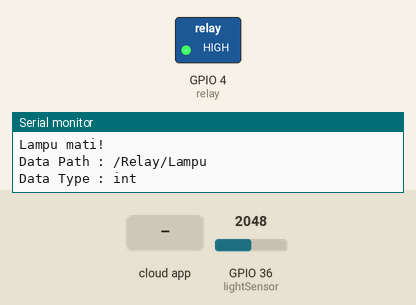
This sketch was run on a simulated ESP32. Shown: switched loads named in the sketch (green lamp = pin HIGH), the last lines printed to the serial monitor. Inputs (shaded band) come from the test bench; at power-on: GPIO 36 (lightSensor) = 2048. WiFi joins after 1.5 s; servers stay silent unless stated; the Firebase database answers and starts empty.

Above: at 2.7 s.
2.8 s: the phone or cloud app sets setByIntensitasCahaya to 1
At 5.1 s:
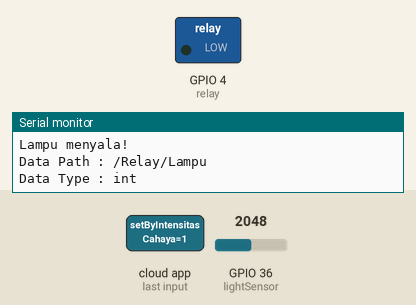
6.6 s: GPIO 36 (lightSensor) set to 1956
At 8.5 s:
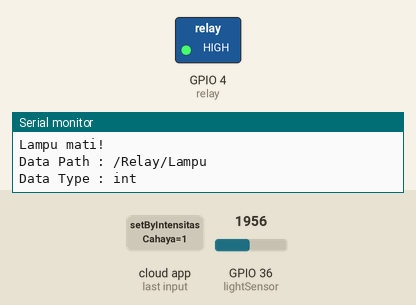
9.0 s: GPIO 36 (lightSensor) set to 2040
At 12.0 s:
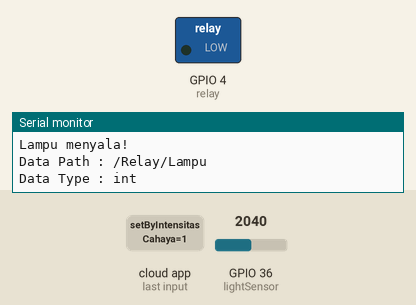
Timing chart, 0 to 13.5 s (numbered marks = the images above; inputs shaded):
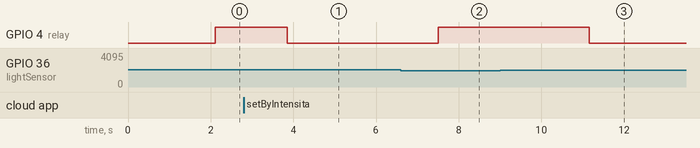

The sketch:

ESP32_Firebase_GitHub.ino
```cpp
// (licence header left out)
/** This example will show how to authenticate using
 * the legacy token or database secret with the new APIs (using config and auth data).
*/
#if defined(ESP32)
#include <WiFi.h>
#include <FirebaseESP32.h>
#elif defined(ESP8266)
#include <ESP8266WiFi.h>
#include <FirebaseESP8266.h>
#endif

#define lightSensor 36

#define relay 4

int kondisiLampu;


//Provide the RTDB payload printing info and other helper functions.
#include <addons/RTDBHelper.h>

/* 1. Define the WiFi credentials */
#define WIFI_SSID "rahasia"
#define WIFI_PASSWORD "rahasia"

/* 2. If work with RTDB, define the RTDB URL and database secret */
#define DATABASE_URL "sayahapusya" //<databaseName>.firebaseio.com or <databaseName>.<region>.firebasedatabase.app
#define DATABASE_SECRET "rahasia"

/* 3. Define the Firebase Data object */
FirebaseData fbdo;

/* 4, Define the FirebaseAuth data for authentication data */
FirebaseAuth auth;

/* Define the FirebaseConfig data for config data */
FirebaseConfig config;

unsigned long dataMillis = 0;
int count = 0;

void lampuOn(){
  digitalWrite(relay,LOW);
  kondisiLampu = 1;
  Serial.println("Lampu menyala!");
  if (Firebase.setFloat(fbdo, "/Relay/Lampu", kondisiLampu)) {
    Serial.println("Data Path : " + fbdo.dataPath());
    Serial.println("Data Type : " + fbdo.dataType());
  } else {
    Serial.println("Error : " + fbdo.errorReason());
  }
}

void lampuOff(){
  digitalWrite(relay,HIGH);
  kondisiLampu = 0;
  Serial.println("Lampu mati!");
  if (Firebase.setFloat(fbdo, "/Relay/Lampu", kondisiLampu)) {
    Serial.println("Data Path : " + fbdo.dataPath());
    Serial.println("Data Type : " + fbdo.dataType());
  } else {
    Serial.println("Error : " + fbdo.errorReason());
  }
}

void setup()
{

    Serial.begin(115200);

    pinMode(relay, OUTPUT);

    WiFi.begin(WIFI_SSID, WIFI_PASSWORD);
    Serial.print("Connecting to Wi-Fi");
    while (WiFi.status() != WL_CONNECTED)
    {
        Serial.print(".");
        delay(300);
    }
    Serial.println();
    Serial.print("Connected with IP: ");
    Serial.println(WiFi.localIP());
    Serial.println();

    Serial.printf("Firebase Client v%s\n\n", FIREBASE_CLIENT_VERSION);

    /* Assign the certificate file (optional) */
    //config.cert.file = "/cert.cer";
    //config.cert.file_storage = StorageType::FLASH;

    /* Assign the database URL and database secret(required) */
    config.database_url = DATABASE_URL;
    config.signer.tokens.legacy_token = DATABASE_SECRET;

    Firebase.reconnectWiFi(true);

    /* Initialize the library with the Firebase authen and config */
    Firebase.begin(&config, &auth);

    //Or use legacy authenticate method
    //Firebase.begin(DATABASE_URL, DATABASE_SECRET);

}

void loop()
{
    if (millis() - dataMillis > 5000)
    {
        dataMillis = millis();
        Serial.printf("Set int... %s\n", Firebase.setInt(fbdo, "/test/int", count++) ? "ok" : fbdo.errorReason().c_str());
    }
    sensorCahaya();
    int vLight = getIntensitasCahaya();
    int setByIntensitasCahaya = getRelaySetting();
    int lampu = getLampu();

    if(setByIntensitasCahaya == 1) {
      if(vLight > 2000) {
        lampuOn();
      } else {
        lampuOff();
      }
    } else {
      if(lampu == 1) {
        lampuOn();
      } else {
        lampuOff();
      }
    }

    delay(1000);
}

void sensorCahaya() {
  int vLight = analogRead(lightSensor);
  Serial.print("Intensitas Cahaya: ");
  Serial.println(vLight);
  if (Firebase.setFloat(fbdo, "/SensorCahaya/IntensitasCahaya", vLight)) {
    Serial.println("Data Path : " + fbdo.dataPath());
    Serial.println("Data Type : " + fbdo.dataType());
  } else {
    Serial.println("Error : " + fbdo.errorReason());
  }
}

int getIntensitasCahaya() {
  int vLight;
  Firebase.getInt(fbdo, "/SensorCahaya/IntensitasCahaya", &vLight);
  return vLight;
}

int getRelaySetting() {
  int setByIntensitasCahaya;
  Firebase.getInt(fbdo, "/Relay/setByIntensitasCahaya", &setByIntensitasCahaya);
  return setByIntensitasCahaya;
}

int getLampu() {
  int lampu;
  Firebase.getInt(fbdo, "/Relay/Lampu", &lampu);
  return lampu;
}
```

Measured:
- the behaviour switches between 2001 and 2000 on GPIO 36 (lightSensor) (found by bisection; images 1 and 2)
- after the input at 2.8 s, GPIO 4 (relay): HIGH → LOW after 1.1 s
- after the input at 6.6 s, GPIO 4 (relay): LOW → HIGH after 0.91 s
- after the input at 9.0 s, GPIO 4 (relay): HIGH → LOW after 2.2 s
